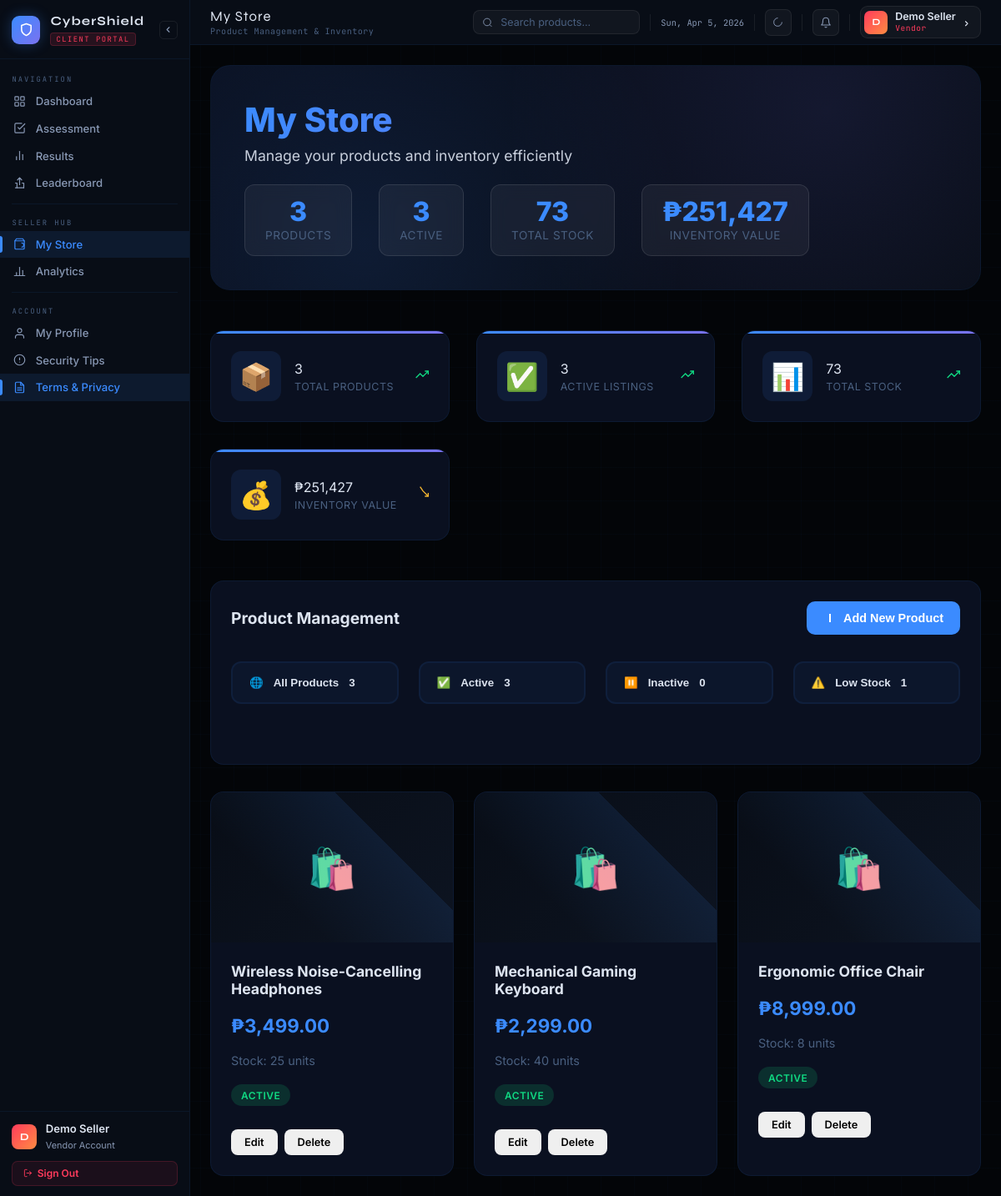
The app's page /Client/seller-store.php (signed in) with its own data.
### tables this page shows
CREATE TABLE users (
    id INT AUTO_INCREMENT PRIMARY KEY,
    username VARCHAR(50) UNIQUE NOT NULL,
    password_hash VARCHAR(255) NOT NULL,
    email VARCHAR(100) UNIQUE NOT NULL,
    full_name VARCHAR(100) NOT NULL,
    store_name VARCHAR(100) NOT NULL,
    role ENUM('Admin', 'Seller', 'Viewer') DEFAULT 'Seller',
    is_active BOOLEAN DEFAULT TRUE,
    last_assessment_score DECIMAL(5,2) DEFAULT NULL,
    last_assessment_date DATETIME DEFAULT NULL,
    total_assessments INT DEFAULT 0,
    created_at TIMESTAMP DEFAULT CURRENT_TIMESTAMP,
    updated_at TIMESTAMP DEFAULT CURRENT_TIMESTAMP ON UPDATE CURRENT_TIMESTAMP,
    INDEX idx_username (username),
    INDEX idx_email (email),
    INDEX idx_role (role)
);

CREATE TABLE products (
    id INT AUTO_INCREMENT PRIMARY KEY,
    user_id INT NOT NULL,
    name VARCHAR(255) NOT NULL,
    description TEXT,
    price DECIMAL(10,2) NOT NULL DEFAULT 0.00,
    stock INT NOT NULL DEFAULT 0,
    category VARCHAR(100) DEFAULT 'Other',
    status ENUM('active', 'inactive') DEFAULT 'active',
    image_url TEXT,
    created_at TIMESTAMP DEFAULT CURRENT_TIMESTAMP,
    updated_at TIMESTAMP DEFAULT CURRENT_TIMESTAMP ON UPDATE CURRENT_TIMESTAMP,
    FOREIGN KEY (user_id) REFERENCES users(id) ON DELETE CASCADE,
    INDEX idx_user_id (user_id),
    INDEX idx_status (status)
);

### Client/seller-store.php (the view, shortened to what this page needs)
<?php
$database = new Database();
$db = $database->getConnection();
$user_query = "SELECT * FROM users WHERE id = :user_id";
$stmt = $db->prepare($user_query);
$stmt->bindParam(':user_id', $_SESSION['user_id']);
$stmt->execute();
$user = $stmt->fetch(PDO::FETCH_ASSOC);
$products_query = "SELECT * FROM products WHERE user_id = :user_id ORDER BY created_at DESC";
$stmt = $db->prepare($products_query);
$stmt->bindParam(':user_id', $_SESSION['user_id']);
$stmt->execute();
$products = $stmt->fetchAll(PDO::FETCH_ASSOC);
?>
<!DOCTYPE html>
<html lang="en" data-theme="dark">
<head>
</head>
<body>
<div id="app">
  <div id="sidebar">
    <div class="sb-brand">
      <div class="shield">
        <svg width="17" height="17" viewBox="0 0 24 24" fill="none" stroke="white" stroke-width="2.2" stroke-linecap="round" stroke-linejoin="round"><path d="M12 22s8-4 8-10V5l-8-3-8 3v7c0 6 8 10 8 10z"/></svg>
      </div>
      <div class="sb-brand-text">
        <h2>CyberShield</h2>
        <span class="badge">Client Portal</span>
      </div>
      <button class="sb-toggle" onclick="toggleSidebar()">
        <svg width="11" height="11" viewBox="0 0 24 24" fill="none" stroke="currentColor" stroke-width="2.5" stroke-linecap="round" stroke-linejoin="round"><polyline points="15 18 9 12 15 6"/></svg>
      </button>
    </div>
    <div class="sb-section">
      <div class="sb-label">Navigation</div>
      <a class="sb-item" href="index.php"><span class="sb-icon"></span><span class="sb-text">Dashboard</span></a>
      <a class="sb-item" href="assessment.php"><span class="sb-icon"><svg width="15" height="15" viewBox="0 0 24 24" fill="none" stroke="currentColor" stroke-width="1.9" stroke-linecap="round" stroke-linejoin="round"><path d="M9 11l3 3L22 4"/><path d="M21 12v7a2 2 0 0 1-2 2H5a2 2 0 0 1-2-2V5a2 2 0 0 1 2-2h11"/></svg></span><span class="sb-text">Assessment</span></a>
      <a class="sb-item" href="result.php"><span class="sb-icon"><svg width="15" height="15" viewBox="0 0 24 24" fill="none" stroke="currentColor" stroke-width="1.9" stroke-linecap="round" stroke-linejoin="round"><line x1="18" y1="20" x2="18" y2="10"/><line x1="12" y1="20" x2="12" y2="4"/><line x1="6" y1="20" x2="6" y2="14"/></svg></span><span class="sb-text">Results</span></a>
      <a class="sb-item" href="leaderboard.php"><span class="sb-icon"><svg width="15" height="15" viewBox="0 0 24 24" fill="none" stroke="currentColor" stroke-width="1.9" stroke-linecap="round" stroke-linejoin="round"><path d="M8 6l4-4 4 4"/><path d="M12 2v13"/><path d="M20 21H4"/><path d="M17 12h3v9"/><path d="M4 12h3v9"/></svg></span><span class="sb-text">Leaderboard</span></a>
      <div class="sb-divider"></div>
      <div class="sb-label">Seller Hub</div>
      <a class="sb-item active" href="seller-store.php"><span class="sb-icon"><svg width="15" height="15" viewBox="0 0 24 24" fill="none" stroke="currentColor" stroke-width="1.9" stroke-linecap="round" stroke-linejoin="round"><path d="M6 2L3 6v14a2 2 0 0 0 2 2h14a2 2 0 0 0 2-2V6l-3-4z"/><line x1="3" y1="6" x2="21" y2="6"/><path d="M16 10a4 4 0 0 1 0 8 0"/></svg></span><span class="sb-text">My Store</span></a>
      <a class="sb-item" href="seller-analytics.php"><span class="sb-icon"><svg width="15" height="15" viewBox="0 0 24 24" fill="none" stroke="currentColor" stroke-width="1.9" stroke-linecap="round" stroke-linejoin="round"><line x1="18" y1="20" x2="18" y2="10"/><line x1="12" y1="20" x2="12" y2="4"/><line x1="6" y1="20" x2="6" y2="14"/><polyline points="2 20 22 20"/></svg></span><span class="sb-text">Analytics</span></a>
      <div class="sb-divider"></div>
      <div class="sb-label">Account</div>
      <a class="sb-item" href="profile.php"><span class="sb-icon"><svg width="15" height="15" viewBox="0 0 24 24" fill="none" stroke="currentColor" stroke-width="1.9" stroke-linecap="round" stroke-linejoin="round"><path d="M20 21v-2a4 4 0 0 0-4-4H8a4 4 0 0 0-4 4v2"/><circle cx="12" cy="7" r="4"/></svg></span><span class="sb-text">My Profile</span></a>
      <a class="sb-item" href="security-tips.php"><span class="sb-icon"><svg width="15" height="15" viewBox="0 0 24 24" fill="none" stroke="currentColor" stroke-width="1.9" stroke-linecap="round" stroke-linejoin="round"><circle cx="12" cy="12" r="10"/><line x1="12" y1="8" x2="12" y2="12"/><line x1="12" y1="16" x2="12.01" y2="16"/></svg></span><span class="sb-text">Security Tips</span></a>
      <a class="sb-item active" href="terms.php"><span class="sb-icon"></span><span class="sb-text">Terms & Privacy</span></a>
    </div>
    <div class="sb-footer">
      <div class="sb-user">
        <div class="sb-avatar"><?php echo strtoupper(substr($user['full_name'] ?? $user['username'] ?? 'U', 0, 1)); ?></div>
        <div class="sb-user-info">
          <p><?php echo htmlspecialchars($user['full_name'] ?? $user['username'] ?? 'User'); ?></p>
          <span>Vendor Account</span>
        </div>
      </div>
      <button class="btn-sb-logout" onclick="doLogout()">
        <svg width="11" height="11" viewBox="0 0 24 24" fill="none" stroke="currentColor" stroke-width="2" stroke-linecap="round" stroke-linejoin="round"><path d="M9 21H5a2 2 0 0 1-2-2V5a2 2 0 0 1 2-2h4"/><polyline points="16 17 21 12 16 7"/><line x1="21" y1="12" x2="9" y2="12"/></svg>
        <span>Sign Out</span>
      </button>
    </div>
  </div>
  <div id="main">
    <div class="topbar">
      <div class="tb-bc">
        <div>
          <div class="tb-title">My Store</div>
          <div class="tb-sub">Product Management & Inventory</div>
        </div>
      </div>
      <div class="tb-right">
        <div class="tb-search-wrap">
          <svg class="tb-search-icon" width="13" height="13" viewBox="0 0 24 24" fill="none" stroke="currentColor" stroke-width="1.7"><circle cx="11" cy="11" r="8"/><path d="m21 21-4.35-4.35"/></svg>
          <input type="text" class="tb-search" placeholder="Search products..."/>
        </div>
        <div class="tb-date" id="tb-date"></div>
        <button class="tb-icon-btn" id="tmoon" onclick="toggleTheme()" title="Toggle theme">
          <svg width="13" height="13" viewBox="0 0 24 24" fill="none" stroke="currentColor" stroke-width="1.8" stroke-linecap="round" stroke-linejoin="round"><path d="M21 12.79A9 9 0 1 1 11.21 3 7 7 0 0 21 12.79z"/></svg>
        </button>
        <div class="notif-wrap">
          <button class="tb-icon-btn" onclick="toggleNotif()" title="Notifications">
            <svg width="14" height="14" viewBox="0 0 24 24" fill="none" stroke="currentColor" stroke-width="1.8" stroke-linecap="round" stroke-linejoin="round"><path d="M18 8A6 6 0 0 0 6 8c0 7-3 9-3 9h18s-3-2-3-9"/><path d="M13.73 21a2 2 0 0 1-3.46 0"/></svg>
          </button>
        </div>
        <div class="tb-admin" onclick="window.location.href='profile.php'">
          <div class="tb-admin-av"><?php echo strtoupper(substr($user['full_name'] ?? $user['username'] ?? 'U', 0, 1)); ?></div>
          <div class="tb-admin-info">
            <div class="tb-admin-name"><?php echo htmlspecialchars($user['full_name'] ?? $user['username'] ?? 'User'); ?></div>
            <div class="tb-admin-role">Vendor</div>
          </div>
          <svg width="10" height="10" viewBox="0 0 16 16" fill="none" stroke="currentColor" stroke-width="1.8" stroke-linecap="round" stroke-linejoin="round"><path d="M4 6l4 4-4 4"/></svg>
        </div>
      </div>
    </div>
    <div class="content">
      <div class="page-inner fade-in">
        <div class="store-hero">
          <div class="hero-content" style="width:100%">
            <h1 style="margin-bottom: 0.5rem; font-size: 2.5rem; font-weight: 800; background: linear-gradient(135deg, #3B8BFF, #7B72F0); -webkit-background-clip: text; -webkit-text-fill-color: transparent; background-clip: text;">My Store</h1>
            <p style="font-size: 1.1rem; opacity: 0.9;">Manage your products and inventory efficiently</p>
            <div class="hero-stats" style="flex-wrap:wrap">
              <div class="hero-stat">
                <span class="hero-number"><?php echo count($products); ?></span>
                <span class="hero-label">Products</span>
              </div>
              <div class="hero-stat">
                <span class="hero-number">
                  <?php
                  $activeCount = count(array_filter($products, fn($p) => $p['status'] === 'active'));
                  echo $activeCount;
                  ?>
                </span>
                <span class="hero-label">Active</span>
              </div>
              <div class="hero-stat">
                <span class="hero-number">
                  <?php
                  $totalStock = array_sum(array_column($products, 'stock'));
                  echo number_format($totalStock, 0);
                  ?>
                </span>
                <span class="hero-label">Total Stock</span>
              </div>
              <div class="hero-stat">
                <span class="hero-number">
                  ₱<?php
                  $totalValue = array_sum(array_map(fn($p) => $p['price'] * $p['stock'], $products));
                  echo number_format($totalValue, 0);
                  ?>
                </span>
                <span class="hero-label">Inventory Value</span>
              </div>
            </div>
          </div>
        </div>
        <div class="stats-grid enhanced">
          <div class="stat-card enhanced">
            <div class="stat-icon">📦</div>
            <div class="stat-content">
              <div class="stat-value"><?php echo count($products); ?></div>
              <div class="stat-label">Total Products</div>
            </div>
            <div class="stat-trend">
              <svg width="16" height="16" viewBox="0 0 24 24" fill="none" stroke="#10D982" stroke-width="2"><polyline points="23 6 13.5 15.5 8.5 10.5 1 18"/><polyline points="17 6 23 6 23 12"/></svg>
            </div>
          </div>
          <div class="stat-card enhanced">
            <div class="stat-icon">✅</div>
            <div class="stat-content">
              <div class="stat-value">
                <?php
                $activeCount = count(array_filter($products, fn($p) => $p['status'] === 'active'));
                echo $activeCount;
                ?>
              </div>
              <div class="stat-label">Active Listings</div>
            </div>
            <div class="stat-trend">
              <svg width="16" height="16" viewBox="0 0 24 24" fill="none" stroke="#10D982" stroke-width="2"><polyline points="23 6 13.5 15.5 8.5 10.5 1 18"/><polyline points="17 6 23 6 23 12"/></svg>
            </div>
          </div>
          <div class="stat-card enhanced">
            <div class="stat-icon">📊</div>
            <div class="stat-content">
              <div class="stat-value">
                <?php
                $totalStock = array_sum(array_column($products, 'stock'));
                echo number_format($totalStock, 0);
                ?>
              </div>
              <div class="stat-label">Total Stock</div>
            </div>
            <div class="stat-trend">
              <svg width="16" height="16" viewBox="0 0 24 24" fill="none" stroke="#10D982" stroke-width="2"><polyline points="23 6 13.5 15.5 8.5 10.5 1 18"/><polyline points="17 6 23 6 23 12"/></svg>
            </div>
          </div>
          <div class="stat-card enhanced">
            <div class="stat-icon">💰</div>
            <div class="stat-content">
              <div class="stat-value">
                ₱<?php
                $totalValue = array_sum(array_map(fn($p) => $p['price'] * $p['stock'], $products));
                echo number_format($totalValue, 0);
                ?>
              </div>
              <div class="stat-label">Inventory Value</div>
            </div>
            <div class="stat-trend">
              <svg width="16" height="16" viewBox="0 0 24 24" fill="none" stroke="#F5B731" stroke-width="2"><polyline points="23 18 13.5 8.5 8.5 1 6"/><polyline points="17 18 23 18 23 12"/></svg>
            </div>
          </div>
        </div>
        <div class="filter-section">
          <div class="filter-header">
            <h3>Product Management</h3>
            <button class="export-btn" onclick="openProductModal()">
              <svg width="16" height="16" viewBox="0 0 24 24" fill="none" stroke="currentColor" stroke-width="2"><path d="M12 5v14"/><path d="M12 5v14"/><path d="M12 5v14"/><path d="M12 5v14"/><path d="M12 5v14"/><path d="M12 5v14"/></svg>
              Add New Product
            </button>
          </div>
          <div class="filter-buttons enhanced">
            <button class="filter-btn " onclick="filterProducts('all', this)">
              <span class="filter-icon">🌐</span>
              <span class="filter-text">All Products</span>
              <span class="filter-count"><?php echo count($products); ?></span>
            </button>
            <button class="filter-btn" onclick="filterProducts('active', this)">
              <span class="filter-icon">✅</span>
              <span class="filter-text">Active</span>
              <span class="filter-count"><?php echo count(array_filter($products, fn($p) => $p['status'] === 'active')); ?></span>
            </button>
            <button class="filter-btn" onclick="filterProducts('inactive', this)">
              <span class="filter-icon">⏸️</span>
              <span class="filter-text">Inactive</span>
              <span class="filter-count"><?php echo count(array_filter($products, fn($p) => $p['status'] === 'inactive')); ?></span>
            </button>
            <button class="filter-btn" onclick="filterProducts('lowstock', this)">
              <span class="filter-icon">⚠️</span>
              <span class="filter-text">Low Stock</span>
              <span class="filter-count"><?php echo count(array_filter($products, fn($p) => $p['stock'] < 10)); ?></span>
            </button>
          </div>
        </div>
        <div class="product-grid" id="product-grid">
          <?php foreach ($products as $product): ?>
          <div class="product-card" data-product-id="<?php echo $product['id']; ?>">
            <div class="product-image">
              <?php echo $product['image_url'] ? "<img src='{$product['image_url']}' style='width:100%;height:100%;object-fit:cover;'>" : '🛍️'; ?>
            </div>
            <div class="product-info">
              <div class="product-name"><?php echo htmlspecialchars($product['name']); ?></div>
              <div class="product-price">₱<?php echo number_format($product['price'], 2); ?></div>
              <div class="product-stock">Stock: <?php echo $product['stock']; ?> units</div>
              <div>
                <span class="product-status status-<?php echo $product['status']; ?>">
                  <?php echo ucfirst($product['status']); ?>
                </span>
              </div>
              <div class="product-actions">
                <button class="btn btn-xs btn-secondary" onclick="editProduct(<?php echo $product['id']; ?>)">Edit</button>
                <button class="btn btn-xs btn-danger" onclick="deleteProduct(<?php echo $product['id']; ?>)">Delete</button>
              </div>
            </div>
          </div>
          <?php endforeach; ?>
        </div>
      </div>
    </div>
  </div>
</body>
</html>

### records on screen
users: full_name "D", full_name "Demo Seller"
products: name "Wireless Noise-Cancelling Headphones", price "3,499.00", stock "25", status "ACTIVE"
products: name "Mechanical Gaming Keyboard", price "2,299.00", stock "40", status "ACTIVE"
products: name "Ergonomic Office Chair", price "8,999.00", stock "8", status "ACTIVE"

### other values on screen
count($products) "3"
$activeCount "3"
$totalStock "73"
$totalValue "251,427"
count(array_filter($products, fn($p) => $p['status'] === 'active')) "3"
count(array_filter($products, fn($p) => $p['status'] === 'inactive')) "0"
count(array_filter($products, fn($p) => $p['stock'] < 10)) "1"
